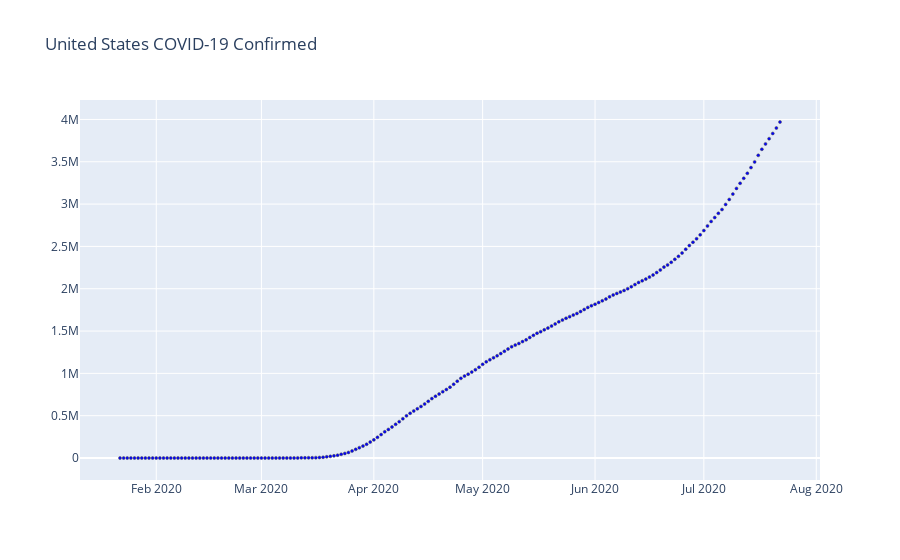

Notebook source saved alongside this figure:
### Markdown cell above
### Plot USA confirmed

### Code cell
fig = go.Figure()

fig.add_trace(go.Scatter(
    x=df_covid_usa.index, y=df_covid_usa['Confirmed'],
    name='Confirmed cases',
    marker_color='blue'
))

# Set options common to all traces with fig.update_traces
fig.update_traces(mode='markers', marker_line_width=.5, marker_size=3)
fig.update_layout(title='United States COVID-19 Confirmed')


fig.show()

print("Last data (" + str(df_covid_usa.index[-1]) + "):")
print("Confirmed cases:" + str(df_covid_usa['Confirmed'][-1]))

### Figure 1 — Plotly figure (JSON) as saved in the notebook; plotly's stock layout.template omitted (floating-point values rounded to 4 significant figures; data arrays with more than 128 entries replaced by an {"elided": "..."} marker saying what was removed)
{"data": [{"marker": {"color": "blue", "line": {"width": 0.5}, "size": 3}, "mode": "markers", "name": "Confirmed cases", "type": "scatter", "x": {"elided": "183 str values"}, "y": {"elided": "183 int values"}}], "layout": {"title": {"text": "United States COVID-19 Confirmed"}}}
